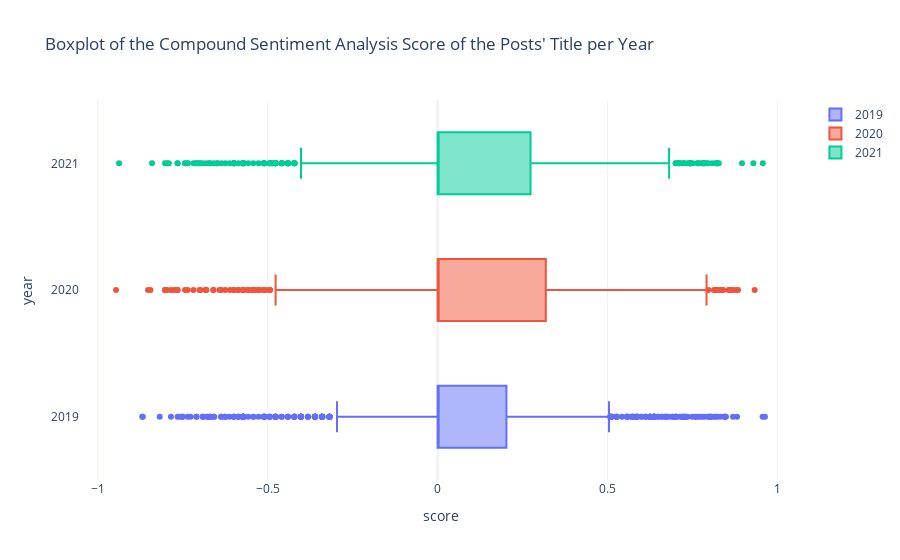

This figure's notebook cell:
### Code cell
fig = go.Figure()

fig.add_trace(go.Box(x=title_scores.score[title_scores.year == '2019'], name = '2019'))
fig.add_trace(go.Box(x=title_scores.score[title_scores.year == '2020'], name = '2020'))
fig.add_trace(go.Box(x=title_scores.score[title_scores.year == '2021'], name = '2021'))

fig.update_layout(title = "Boxplot of the Compound Sentiment Analysis Score of the Posts' Title per Year")
fig.update_layout(xaxis_title='score',
                 yaxis_title='year')
fig.show()

### Figure 1 — Plotly figure (JSON) as saved in the notebook; plotly's stock layout.template omitted (floating-point values rounded to 4 significant figures; data arrays with more than 128 entries replaced by an {"elided": "..."} marker saying what was removed)
{"data": [{"name": "2019", "type": "box", "x": {"elided": "952 float values"}}, {"name": "2020", "type": "box", "x": {"elided": "952 float values"}}, {"name": "2021", "type": "box", "x": {"elided": "834 float values"}}], "layout": {"title": {"text": "Boxplot of the Compound Sentiment Analysis Score of the Posts' Title per Year"}, "xaxis": {"title": {"text": "score"}}, "yaxis": {"title": {"text": "year"}}}}
